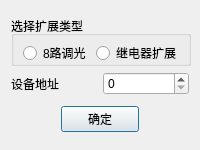
<?xml version="1.0" encoding="UTF-8"?>
<ui version="4.0">
 <class>DialogExtend</class>
 <widget class="QDialog" name="DialogExtend">
  <property name="geometry">
   <rect>
    <x>0</x>
    <y>0</y>
    <width>200</width>
    <height>150</height>
   </rect>
  </property>
  <property name="minimumSize">
   <size>
    <width>200</width>
    <height>150</height>
   </size>
  </property>
  <property name="maximumSize">
   <size>
    <width>200</width>
    <height>150</height>
   </size>
  </property>
  <property name="windowTitle">
   <string>Dialog</string>
  </property>
  <layout class="QGridLayout" name="gridLayout_2">
   <item row="0" column="0" colspan="3">
    <layout class="QGridLayout" name="gridLayout">
     <item row="0" column="0" colspan="2">
      <widget class="QGroupBox" name="sel_dev">
       <property name="minimumSize">
        <size>
         <width>180</width>
         <height>50</height>
        </size>
       </property>
       <property name="maximumSize">
        <size>
         <width>180</width>
         <height>50</height>
        </size>
       </property>
       <property name="styleSheet">
        <string notr="true"/>
       </property>
       <property name="title">
        <string>选择扩展类型</string>
       </property>
       <widget class="QRadioButton" name="led_ex">
        <property name="geometry">
         <rect>
          <x>12</x>
          <y>29</y>
          <width>67</width>
          <height>16</height>
         </rect>
        </property>
        <property name="text">
         <string>8路调光</string>
        </property>
       </widget>
       <widget class="QRadioButton" name="relay_ex">
        <property name="geometry">
         <rect>
          <x>85</x>
          <y>29</y>
          <width>83</width>
          <height>16</height>
         </rect>
        </property>
        <property name="text">
         <string>继电器扩展</string>
        </property>
       </widget>
      </widget>
     </item>
     <item row="1" column="0">
      <widget class="QLabel" name="label">
       <property name="text">
        <string>设备地址</string>
       </property>
      </widget>
     </item>
     <item row="1" column="1">
      <widget class="QSpinBox" name="set_addr">
       <property name="maximum">
        <number>99</number>
       </property>
      </widget>
     </item>
    </layout>
   </item>
   <item row="1" column="0">
    <spacer name="horizontalSpacer">
     <property name="orientation">
      <enum>Qt::Horizontal</enum>
     </property>
     <property name="sizeHint" stdset="0">
      <size>
       <width>45</width>
       <height>20</height>
      </size>
     </property>
    </spacer>
   </item>
   <item row="1" column="1">
    <widget class="QPushButton" name="pushButton">
     <property name="text">
      <string>确定</string>
     </property>
    </widget>
   </item>
   <item row="1" column="2">
    <spacer name="horizontalSpacer_2">
     <property name="orientation">
      <enum>Qt::Horizontal</enum>
     </property>
     <property name="sizeHint" stdset="0">
      <size>
       <width>44</width>
       <height>20</height>
      </size>
     </property>
    </spacer>
   </item>
  </layout>
 </widget>
 <resources/>
 <connections/>
</ui>
